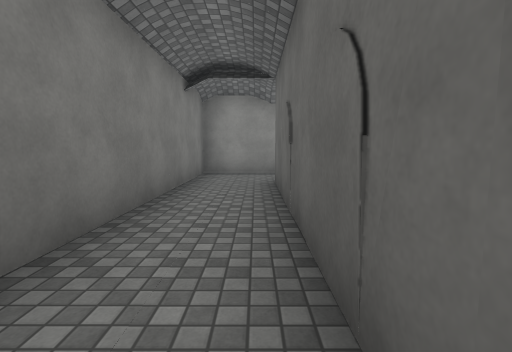
View 1 (above)

12 first-person views from a walk through a scene from a Unity 3-D project. The camera is 1.4 m above the floor, tilts 6° down and sees 85° across. The floor is counted in squares, 2 m on a side. Each view is taken from the middle of a square. On the plan, view 1 faces up. The plan holds only what a view shows up to about 9 squares ahead; the rest is blank. The place goes on beyond the plan. Surface patterns are stand-ins for the level's own textures.

View 2
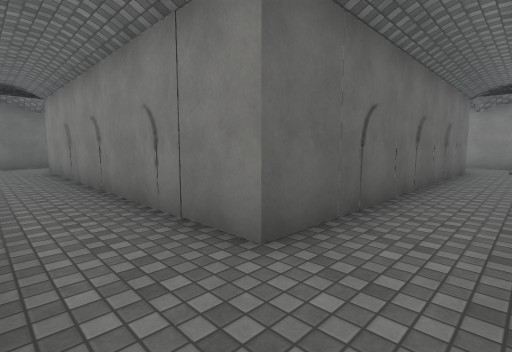

View 3
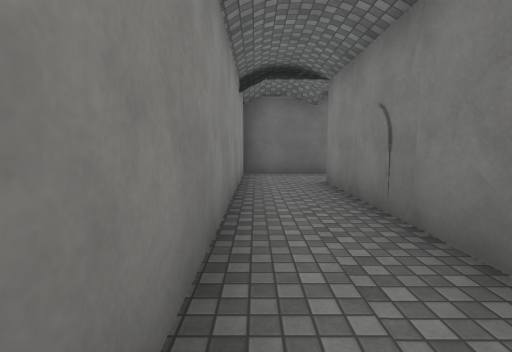

View 4
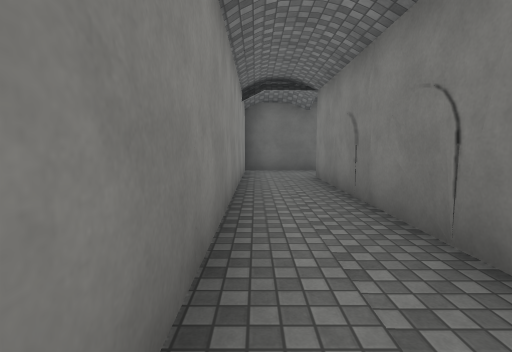

View 5
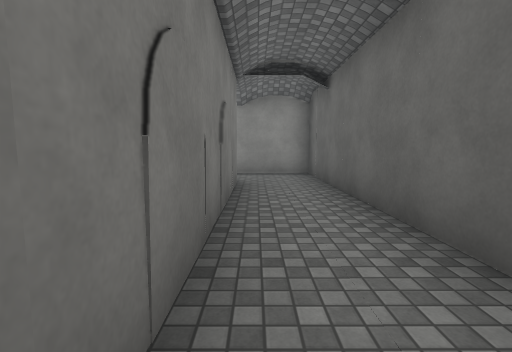

View 6
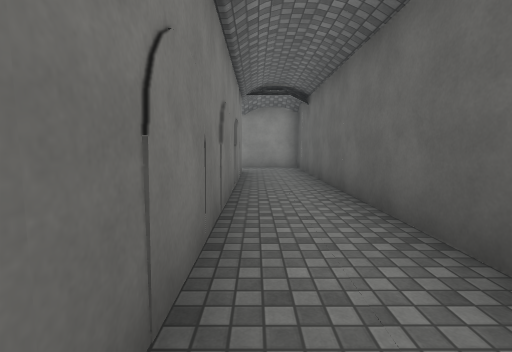

View 7
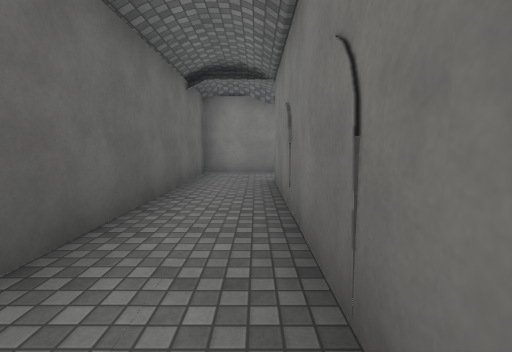

View 8
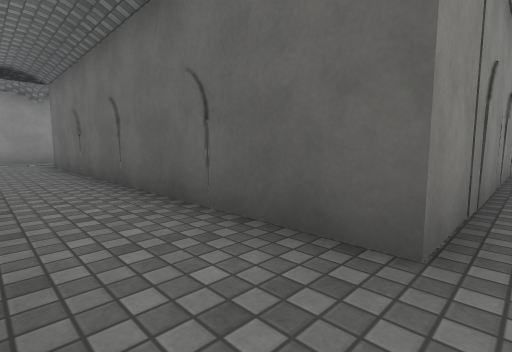

View 9
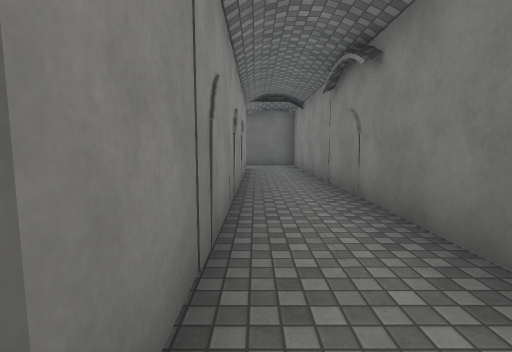

View 10
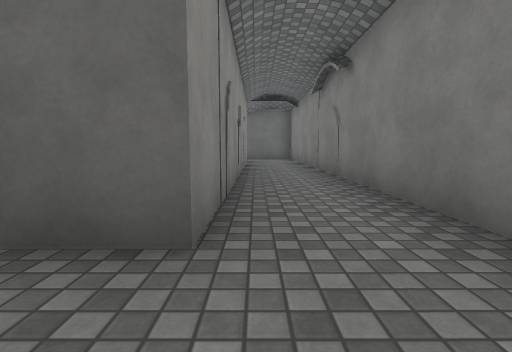

View 11
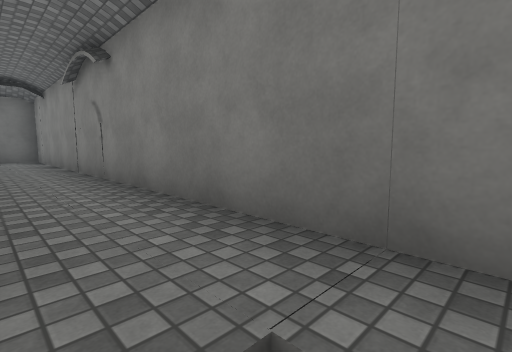

View 12
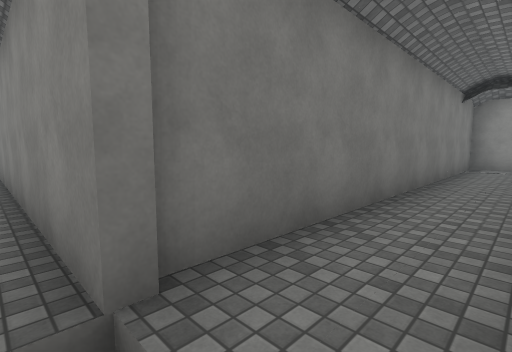

### Floor plan
Ten units are one square. View 1 is at (0, 0); x grows to the right and y downward. Boxes are objects, and circles mark ways between rooms. Rooms are numbered by the first view taken in them; rooms with no view inside come last. Other rooms are left out.
<svg viewBox="-19 -78 128 127">
<path fill="none" stroke="#000" d="M14 -56 75 -56M8 -73 -14 -73 -14 27M4 17 3 -47M86 -43 86 17M61 27 14 27M-10 44 74 44M71 27 66 27M104 14 104 -73 23 -73M74 44 104 44 104 14"/>
<circle cx="80" cy="20" r="3" fill="#2a7"/>
<text x="10" y="-50">1</text>
<text x="80" y="20">2</text>
</svg>
Room 1 opens to room 2.

Where each view was taken, in squares from view 1:
view 1: 0 up, 0 right, facing up
view 2: 7 up, 1 left, facing down-right
view 3: 7 up, 3 right, facing right
view 4: 7 up, 2 right, facing right
view 5: 0 up, 9 right, facing up
view 6: 2 down, 9 right, facing up
view 7: 3 up, 9 right, facing down
view 8: 3 down, 1 left, facing up-right
view 9: 3 down, 0 right, facing right
view 10: 3 down, 1 left, facing right
view 11: 3 down, 1 left, facing down-right
view 12: 3 down, 0 right, facing up-left
